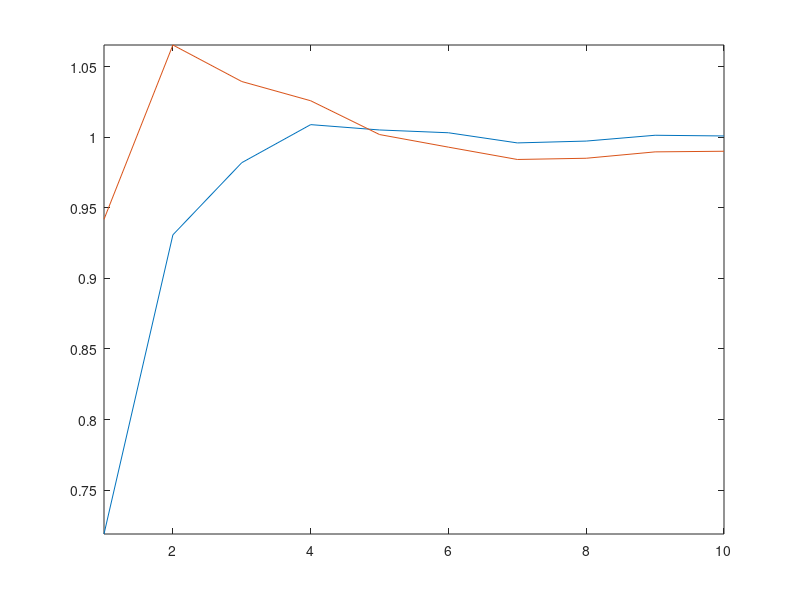

The MATLAB source for this figure: (Note: this script raises an error after producing the figure.)
lmax = 10;
ntest = 100000;
[V,U] = meshgrid(1:lmax,ones(ntest,1));
W = poissrnd(V);
Mstab1 = 2*sqrt(W+3/8);
Mstab2 = sqrt(W+1)+sqrt(W);
vstab = [];
vstab(1,:) = std(Mstab1,1).^2;
vstab(2,:) = std(Mstab2,1).^2;
v = std(W,1).^2;
% plot
clf;
%subplot(2,1,1);
%h = plot(v); axis('tight');
%if using_matlab()
%    set(h, 'LineWidth', 2);
%end
%title('Poisson variance');
%set_label('\lambda', 'Variance');
%subplot(2,1,2);
h = plot(vstab'); axis('tight');
if using_matlab()
    set(h, 'LineWidth', 2);
    legend('Anscombe', 'Freeman & Tukey');
end
set_label('\lambda', 'Variance');
